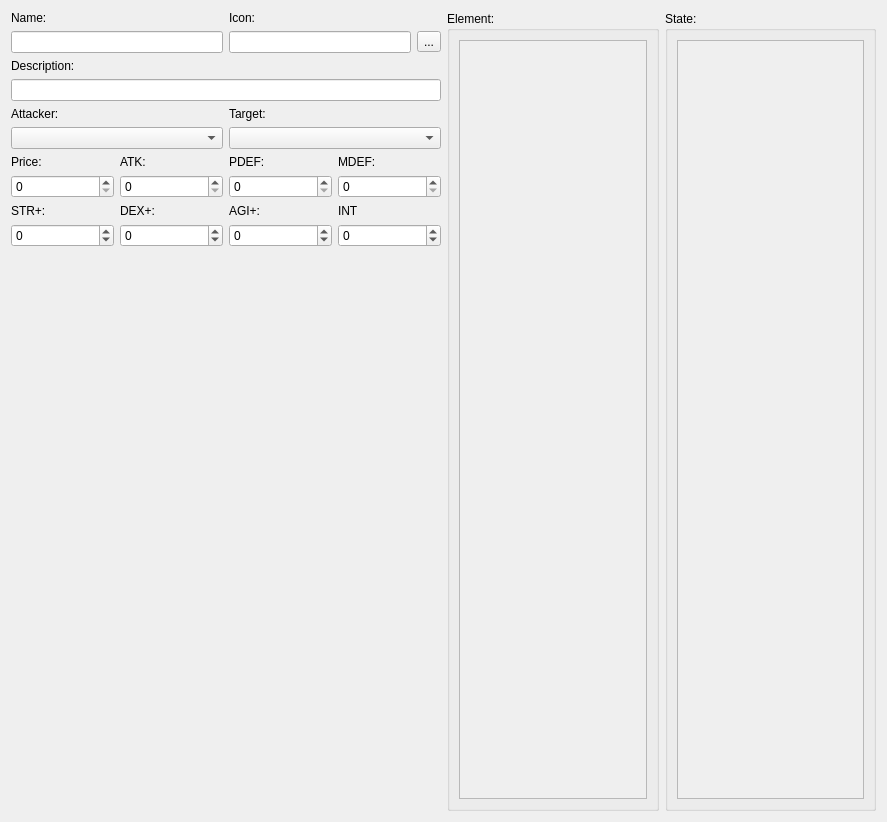
<?xml version="1.0" encoding="UTF-8"?>
<ui version="4.0">
 <class>EditWeapons</class>
 <widget class="QWidget" name="EditWeapons">
  <property name="geometry">
   <rect>
    <x>0</x>
    <y>0</y>
    <width>887</width>
    <height>822</height>
   </rect>
  </property>
  <property name="windowTitle">
   <string>Form</string>
  </property>
  <layout class="QGridLayout" name="gridLayout_3">
   <item row="0" column="0">
    <layout class="QGridLayout" name="gridLayout_2">
     <item row="0" column="1">
      <widget class="QLabel" name="label_6">
       <property name="text">
        <string>Icon:</string>
       </property>
      </widget>
     </item>
     <item row="3" column="0" colspan="2">
      <widget class="QLineEdit" name="line_description"/>
     </item>
     <item row="0" column="0">
      <widget class="QLabel" name="label_5">
       <property name="text">
        <string>Name:</string>
       </property>
      </widget>
     </item>
     <item row="1" column="1">
      <layout class="QHBoxLayout" name="horizontalLayout">
       <item>
        <widget class="QLineEdit" name="line_icon">
         <property name="readOnly">
          <bool>true</bool>
         </property>
        </widget>
       </item>
       <item>
        <widget class="QToolButton" name="toolButton">
         <property name="text">
          <string>...</string>
         </property>
        </widget>
       </item>
      </layout>
     </item>
     <item row="5" column="0">
      <widget class="QComboBox" name="combo_attacker"/>
     </item>
     <item row="4" column="0">
      <widget class="QLabel" name="label_18">
       <property name="text">
        <string>Attacker:</string>
       </property>
      </widget>
     </item>
     <item row="5" column="1">
      <widget class="QComboBox" name="combo_target"/>
     </item>
     <item row="2" column="0" colspan="2">
      <widget class="QLabel" name="label_15">
       <property name="text">
        <string>Description:</string>
       </property>
      </widget>
     </item>
     <item row="1" column="0">
      <widget class="QLineEdit" name="line_name"/>
     </item>
     <item row="4" column="1">
      <widget class="QLabel" name="label_19">
       <property name="text">
        <string>Target:</string>
       </property>
      </widget>
     </item>
    </layout>
   </item>
   <item row="0" column="1" rowspan="2">
    <layout class="QHBoxLayout" name="horizontalLayout_3">
     <item>
      <widget class="QGroupBox" name="groupBox">
       <property name="title">
        <string>Element:</string>
       </property>
       <layout class="QGridLayout" name="gridLayout_4">
        <item row="0" column="0">
         <widget class="QScrollArea" name="scrollArea">
          <property name="widgetResizable">
           <bool>true</bool>
          </property>
          <widget class="QWidget" name="scrollAreaWidgetContents">
           <property name="geometry">
            <rect>
             <x>0</x>
             <y>0</y>
             <width>193</width>
             <height>762</height>
            </rect>
           </property>
           <layout class="QGridLayout" name="gridLayout_7">
            <item row="0" column="0">
             <widget class="CheckBoxList" name="element_widget" native="true"/>
            </item>
           </layout>
          </widget>
         </widget>
        </item>
       </layout>
      </widget>
     </item>
     <item>
      <widget class="QGroupBox" name="groupBox_2">
       <property name="title">
        <string>State:</string>
       </property>
       <layout class="QGridLayout" name="gridLayout_5">
        <item row="0" column="0">
         <widget class="QScrollArea" name="scrollArea_2">
          <property name="widgetResizable">
           <bool>true</bool>
          </property>
          <widget class="QWidget" name="scrollAreaWidgetContents_2">
           <property name="geometry">
            <rect>
             <x>0</x>
             <y>0</y>
             <width>193</width>
             <height>762</height>
            </rect>
           </property>
           <layout class="QGridLayout" name="gridLayout_9">
            <item row="0" column="0">
             <widget class="PlusMinusList" name="state_widget" native="true"/>
            </item>
           </layout>
          </widget>
         </widget>
        </item>
       </layout>
      </widget>
     </item>
    </layout>
   </item>
   <item row="1" column="0">
    <layout class="QGridLayout" name="gridLayout">
     <item row="3" column="1">
      <widget class="QSpinBox" name="spin_dex">
       <property name="minimum">
        <number>-999</number>
       </property>
       <property name="maximum">
        <number>999</number>
       </property>
      </widget>
     </item>
     <item row="2" column="2">
      <widget class="QLabel" name="label_10">
       <property name="text">
        <string>AGI+:</string>
       </property>
      </widget>
     </item>
     <item row="1" column="3">
      <widget class="QSpinBox" name="spin_mdef">
       <property name="minimum">
        <number>0</number>
       </property>
       <property name="maximum">
        <number>999</number>
       </property>
      </widget>
     </item>
     <item row="2" column="0">
      <widget class="QLabel" name="label_8">
       <property name="text">
        <string>STR+:</string>
       </property>
      </widget>
     </item>
     <item row="2" column="1">
      <widget class="QLabel" name="label_9">
       <property name="text">
        <string>DEX+:</string>
       </property>
      </widget>
     </item>
     <item row="1" column="2">
      <widget class="QSpinBox" name="spin_pdef">
       <property name="minimum">
        <number>0</number>
       </property>
       <property name="maximum">
        <number>999</number>
       </property>
      </widget>
     </item>
     <item row="3" column="3">
      <widget class="QSpinBox" name="spin_int">
       <property name="minimum">
        <number>-999</number>
       </property>
       <property name="maximum">
        <number>999</number>
       </property>
      </widget>
     </item>
     <item row="0" column="3">
      <widget class="QLabel" name="label_4">
       <property name="text">
        <string>MDEF:</string>
       </property>
      </widget>
     </item>
     <item row="1" column="0">
      <widget class="QSpinBox" name="spin_price">
       <property name="maximum">
        <number>99999</number>
       </property>
      </widget>
     </item>
     <item row="2" column="3">
      <widget class="QLabel" name="label_11">
       <property name="text">
        <string>INT</string>
       </property>
      </widget>
     </item>
     <item row="3" column="2">
      <widget class="QSpinBox" name="spin_agi">
       <property name="minimum">
        <number>-999</number>
       </property>
       <property name="maximum">
        <number>999</number>
       </property>
      </widget>
     </item>
     <item row="3" column="0">
      <widget class="QSpinBox" name="spin_str">
       <property name="minimum">
        <number>-999</number>
       </property>
       <property name="maximum">
        <number>999</number>
       </property>
      </widget>
     </item>
     <item row="0" column="2">
      <widget class="QLabel" name="label_3">
       <property name="text">
        <string>PDEF:</string>
       </property>
      </widget>
     </item>
     <item row="4" column="2">
      <spacer name="verticalSpacer">
       <property name="orientation">
        <enum>Qt::Vertical</enum>
       </property>
       <property name="sizeHint" stdset="0">
        <size>
         <width>20</width>
         <height>40</height>
        </size>
       </property>
      </spacer>
     </item>
     <item row="0" column="0">
      <widget class="QLabel" name="label">
       <property name="text">
        <string>Price:</string>
       </property>
      </widget>
     </item>
     <item row="1" column="1">
      <widget class="QSpinBox" name="spin_atk">
       <property name="minimum">
        <number>0</number>
       </property>
       <property name="maximum">
        <number>999</number>
       </property>
      </widget>
     </item>
     <item row="0" column="1">
      <widget class="QLabel" name="label_2">
       <property name="text">
        <string>ATK:</string>
       </property>
      </widget>
     </item>
    </layout>
   </item>
  </layout>
 </widget>
 <customwidgets>
  <customwidget>
   <class>PlusMinusList</class>
   <extends>QWidget</extends>
   <header>editors/plusminuslist.h</header>
   <container>1</container>
  </customwidget>
  <customwidget>
   <class>CheckBoxList</class>
   <extends>QWidget</extends>
   <header>editors/checkboxlist.h</header>
   <container>1</container>
  </customwidget>
 </customwidgets>
 <resources/>
 <connections/>
</ui>
